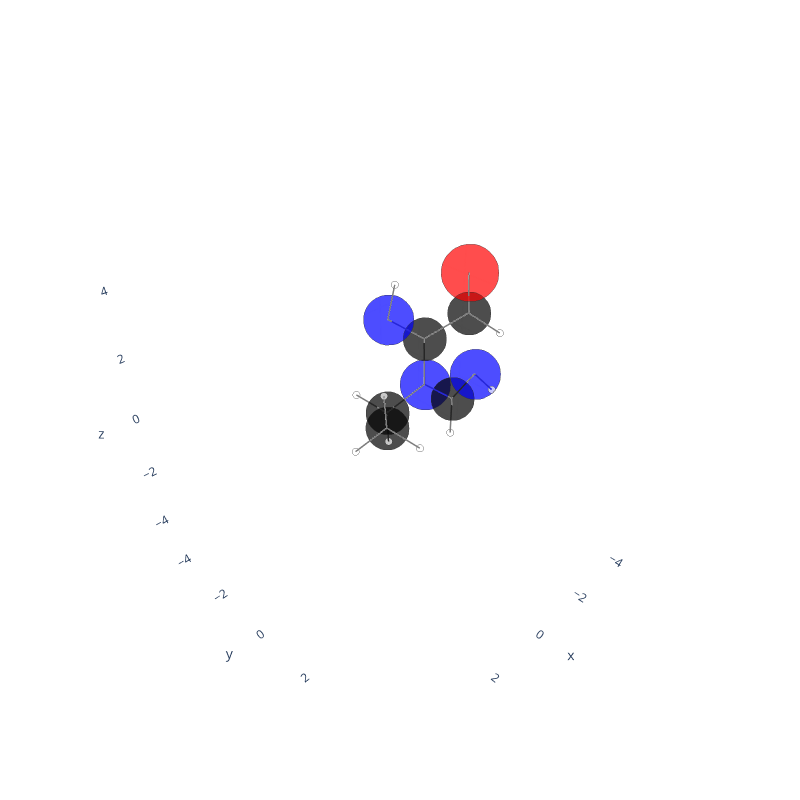

Here is the notebook cell this chart was saved with:
### Markdown cell above
## Plotly visualization
Code in `visualizer.py`

### Code cell
from visualizer import draw_plotly
draw_plotly(g)

### Figure 1 — Plotly figure (JSON) as saved in the notebook; plotly's stock layout.template omitted (floating-point values rounded to 4 significant figures)
{"data": [{"hovertemplate": "<b>%{text}</b><br>", "marker": {"color": ["black", "black", "blue", "black", "blue", "black", "blue", "black", "red", "white", "white", "white", "white", "white", "white", "white", "white", "white"], "line": {"color": "rgb(50,50,50)", "width": 2}, "size": [30, 30, 35, 30, 35, 30, 35, 30, 40, 5, 5, 5, 5, 5, 5, 5, 5, 5], "symbol": "circle"}, "mode": "markers", "name": "atom", "text": ["C", "C", "N", "C", "N", "C", "N", "C", "O", "H", "H", "H", "H", "H", "H", "H", "H", "H"], "type": "scatter3d", "x": [0.948, -0.0549, -1.419, -2.439, -3.667, -1.713, -0.9021, -2.941, -3.424, 1.941, 0.6646, 1.011, -0.0997, 0.2475, -2.064, -4.276, -1.288, -3.277], "y": [0.4268, -0.6076, -0.3698, -0.1229, -0.2564, -0.7007, -1.403, -0.0633, -0.5304, 0.2097, 1.438, 0.397, -0.5949, -1.611, 0.1893, 0.0249, -1.502, 0.892], "z": [0.0734, -0.4351, 0.0597, -0.8377, -0.5288, 1.388, 2.074, 2.025, 3.024, -0.3303, -0.2364, 1.163, -1.527, -0.1252, -1.818, -1.293, 3.016, 1.591]}, {"hoverinfo": "none", "line": {"color": "rgb(125,125,125,0.6)", "width": 3}, "mode": "lines", "type": "scatter3d", "x": [0.948, -0.0549, null, 0.948, 1.941, null, 0.948, 0.6646, null, 0.948, 1.011, null, -0.0549, 0.948, null, -0.0549, -1.419, null, -0.0549, -0.0997, null, -0.0549, 0.2475, null, -1.419, -0.0549, null, -1.419, -2.439, null, -1.419, -1.713, null, -2.439, -1.419, null, -2.439, -3.667, null, -2.439, -2.064, null, -3.667, -2.439, null, -3.667, -4.276, null, -1.713, -1.419, null, -1.713, -0.9021, null, -1.713, -2.941, null, -0.9021, -1.713, null, -0.9021, -1.288, null, -2.941, -1.713, null, -2.941, -3.424, null, -2.941, -3.277, null, -3.424, -2.941, null, 1.941, 0.948, null, 0.6646, 0.948, null, 1.011, 0.948, null, -0.0997, -0.0549, null, 0.2475, -0.0549, null, -2.064, -2.439, null, -4.276, -3.667, null, -1.288, -0.9021, null, -3.277, -2.941, null], "y": [0.4268, -0.6076, null, 0.4268, 0.2097, null, 0.4268, 1.438, null, 0.4268, 0.397, null, -0.6076, 0.4268, null, -0.6076, -0.3698, null, -0.6076, -0.5949, null, -0.6076, -1.611, null, -0.3698, -0.6076, null, -0.3698, -0.1229, null, -0.3698, -0.7007, null, -0.1229, -0.3698, null, -0.1229, -0.2564, null, -0.1229, 0.1893, null, -0.2564, -0.1229, null, -0.2564, 0.0249, null, -0.7007, -0.3698, null, -0.7007, -1.403, null, -0.7007, -0.0633, null, -1.403, -0.7007, null, -1.403, -1.502, null, -0.0633, -0.7007, null, -0.0633, -0.5304, null, -0.0633, 0.892, null, -0.5304, -0.0633, null, 0.2097, 0.4268, null, 1.438, 0.4268, null, 0.397, 0.4268, null, -0.5949, -0.6076, null, -1.611, -0.6076, null, 0.1893, -0.1229, null, 0.0249, -0.2564, null, -1.502, -1.403, null, 0.892, -0.0633, null], "z": [0.0734, -0.4351, null, 0.0734, -0.3303, null, 0.0734, -0.2364, null, 0.0734, 1.163, null, -0.4351, 0.0734, null, -0.4351, 0.0597, null, -0.4351, -1.527, null, -0.4351, -0.1252, null, 0.0597, -0.4351, null, 0.0597, -0.8377, null, 0.0597, 1.388, null, -0.8377, 0.0597, null, -0.8377, -0.5288, null, -0.8377, -1.818, null, -0.5288, -0.8377, null, -0.5288, -1.293, null, 1.388, 0.0597, null, 1.388, 2.074, null, 1.388, 2.025, null, 2.074, 1.388, null, 2.074, 3.016, null, 2.025, 1.388, null, 2.025, 3.024, null, 2.025, 1.591, null, 3.024, 2.025, null, -0.3303, 0.0734, null, -0.2364, 0.0734, null, 1.163, 0.0734, null, -1.527, -0.4351, null, -0.1252, -0.4351, null, -1.818, -0.8377, null, -1.293, -0.5288, null, 3.016, 2.074, null, 1.591, 2.025, null]}], "layout": {"height": 800, "hovermode": "closest", "legend": {"font": {"size": 10}, "orientation": "h"}, "margin": {"t": 100}, "scene": {"aspectratio": {"x": 1, "y": 1, "z": 1}, "xaxis": {"range": [-5, 5], "showbackground": false, "showgrid": true, "showline": true, "showticklabels": true, "visible": true, "zeroline": false}, "yaxis": {"range": [-5, 5], "showbackground": false, "showgrid": true, "showline": true, "showticklabels": true, "visible": true, "zeroline": false}, "zaxis": {"range": [-5, 5], "showbackground": false, "showgrid": true, "showline": true, "showticklabels": true, "visible": true, "zeroline": false}}, "showlegend": false, "width": 800}}
